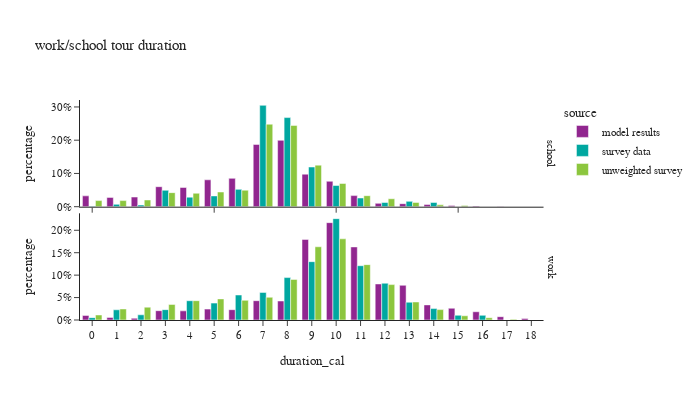

The code cell stored with this chart in its notebook:
### Code cell
ws_tour_data['duration_cal'] = ws_tour_data['end'] - ws_tour_data['start']

df_plot = ws_tour_data.groupby(['source','tour_type','duration_cal'])[['tour_weight']].sum().reset_index()
df_plot['percentage'] = df_plot.groupby(['tour_type','source'], group_keys=False)['tour_weight']. \
    apply(lambda x: x / float(x.sum()))

fig = px.bar(df_plot, x="duration_cal", y="percentage", color="source",barmode="group",
             facet_row='tour_type',
             title="work/school tour duration")
fig.for_each_annotation(lambda a: a.update(text = a.text.split("=")[-1]))
fig.update_layout(height=400, width=700, font=dict(size=11), yaxis1=dict(tickformat=".0%"), yaxis2=dict(tickformat=".0%", matches=None), xaxis=dict(dtick="1"))
fig.show()

### Figure 1 — Plotly figure (JSON) as saved in the notebook; plotly's stock layout.template omitted (floating-point values rounded to 4 significant figures)
{"data": [{"alignmentgroup": "True", "hovertemplate": "source=model results<br>tour_type=school<br>duration_cal=%{x}<br>percentage=%{y}<extra></extra>", "legendgroup": "model results", "marker": {"color": "#91268F", "pattern": {"shape": ""}}, "name": "model results", "offsetgroup": "model results", "orientation": "v", "showlegend": true, "textposition": "auto", "type": "bar", "x": [0.0, 1.0, 2.0, 3.0, 4.0, 5.0, 6.0, 7.0, 8.0, 9.0, 10.0, 11.0, 12.0, 13.0, 14.0, 15.0, 16.0, 17.0, 18.0], "xaxis": "x2", "y": [0.03257, 0.028, 0.02901, 0.06018, 0.05788, 0.08089, 0.08524, 0.1874, 0.1996, 0.09785, 0.07647, 0.03333, 0.01004, 0.009165, 0.006391, 0.003831, 0.001802, 0.0003453, 1.774e-05], "yaxis": "y2"}, {"alignmentgroup": "True", "hovertemplate": "source=model results<br>tour_type=work<br>duration_cal=%{x}<br>percentage=%{y}<extra></extra>", "legendgroup": "model results", "marker": {"color": "#91268F", "pattern": {"shape": ""}}, "name": "model results", "offsetgroup": "model results", "orientation": "v", "showlegend": false, "textposition": "auto", "type": "bar", "x": [0.0, 1.0, 2.0, 3.0, 4.0, 5.0, 6.0, 7.0, 8.0, 9.0, 10.0, 11.0, 12.0, 13.0, 14.0, 15.0, 16.0, 17.0, 18.0], "xaxis": "x", "y": [0.01026, 0.005815, 0.003944, 0.02077, 0.02035, 0.02424, 0.023, 0.04305, 0.04233, 0.1797, 0.217, 0.1629, 0.08035, 0.07732, 0.03367, 0.02617, 0.01836, 0.00736, 0.003458], "yaxis": "y"}, {"alignmentgroup": "True", "hovertemplate": "source=survey data<br>tour_type=school<br>duration_cal=%{x}<br>percentage=%{y}<extra></extra>", "legendgroup": "survey data", "marker": {"color": "#00A7A0", "pattern": {"shape": ""}}, "name": "survey data", "offsetgroup": "survey data", "orientation": "v", "showlegend": true, "textposition": "auto", "type": "bar", "x": [0.0, 1.0, 2.0, 3.0, 4.0, 5.0, 6.0, 7.0, 8.0, 9.0, 10.0, 11.0, 12.0, 13.0, 14.0, 15.0], "xaxis": "x2", "y": [0.001484, 0.007092, 0.005002, 0.04933, 0.02866, 0.03245, 0.05216, 0.3049, 0.268, 0.1194, 0.06367, 0.02619, 0.01272, 0.01602, 0.01278, 0.0002127], "yaxis": "y2"}, {"alignmentgroup": "True", "hovertemplate": "source=survey data<br>tour_type=work<br>duration_cal=%{x}<br>percentage=%{y}<extra></extra>", "legendgroup": "survey data", "marker": {"color": "#00A7A0", "pattern": {"shape": ""}}, "name": "survey data", "offsetgroup": "survey data", "orientation": "v", "showlegend": false, "textposition": "auto", "type": "bar", "x": [0.0, 1.0, 2.0, 3.0, 4.0, 5.0, 6.0, 7.0, 8.0, 9.0, 10.0, 11.0, 12.0, 13.0, 14.0, 15.0, 16.0, 17.0], "xaxis": "x", "y": [0.005257, 0.02272, 0.01158, 0.02312, 0.04298, 0.03762, 0.05571, 0.06151, 0.09456, 0.13, 0.226, 0.121, 0.08197, 0.03961, 0.02542, 0.0105, 0.0104, 0.0001035], "yaxis": "y"}, {"alignmentgroup": "True", "hovertemplate": "source=unweighted survey<br>tour_type=school<br>duration_cal=%{x}<br>percentage=%{y}<extra></extra>", "legendgroup": "unweighted survey", "marker": {"color": "#8CC63E", "pattern": {"shape": ""}}, "name": "unweighted survey", "offsetgroup": "unweighted survey", "orientation": "v", "showlegend": true, "textposition": "auto", "type": "bar", "x": [0.0, 1.0, 2.0, 3.0, 4.0, 5.0, 6.0, 7.0, 8.0, 9.0, 10.0, 11.0, 12.0, 13.0, 14.0, 15.0], "xaxis": "x2", "y": [0.01838, 0.01838, 0.02022, 0.04228, 0.04044, 0.04412, 0.04963, 0.2482, 0.2445, 0.125, 0.06985, 0.03309, 0.0239, 0.01287, 0.005515, 0.003676], "yaxis": "y2"}, {"alignmentgroup": "True", "hovertemplate": "source=unweighted survey<br>tour_type=work<br>duration_cal=%{x}<br>percentage=%{y}<extra></extra>", "legendgroup": "unweighted survey", "marker": {"color": "#8CC63E", "pattern": {"shape": ""}}, "name": "unweighted survey", "offsetgroup": "unweighted survey", "orientation": "v", "showlegend": false, "textposition": "auto", "type": "bar", "x": [0.0, 1.0, 2.0, 3.0, 4.0, 5.0, 6.0, 7.0, 8.0, 9.0, 10.0, 11.0, 12.0, 13.0, 14.0, 15.0, 16.0, 17.0], "xaxis": "x", "y": [0.01122, 0.02461, 0.02859, 0.03474, 0.04307, 0.04705, 0.04379, 0.05067, 0.09048, 0.1632, 0.181, 0.1234, 0.0789, 0.04017, 0.02316, 0.00941, 0.005067, 0.001448], "yaxis": "y"}], "layout": {"annotations": [{"font": {}, "showarrow": false, "text": "work", "textangle": 90, "x": 0.98, "xanchor": "left", "xref": "paper", "y": 0.2425, "yanchor": "middle", "yref": "paper"}, {"font": {}, "showarrow": false, "text": "school", "textangle": 90, "x": 0.98, "xanchor": "left", "xref": "paper", "y": 0.7575, "yanchor": "middle", "yref": "paper"}], "barmode": "group", "font": {"size": 11}, "height": 400, "legend": {"title": {"text": "source"}, "tracegroupgap": 0}, "title": {"text": "work/school tour duration"}, "width": 700, "xaxis": {"anchor": "y", "domain": [0.0, 0.98], "dtick": "1", "title": {"text": "duration_cal"}}, "xaxis2": {"anchor": "y2", "domain": [0.0, 0.98], "matches": "x", "showticklabels": false}, "yaxis": {"anchor": "x", "domain": [0.0, 0.485], "tickformat": ".0%", "title": {"text": "percentage"}}, "yaxis2": {"anchor": "x2", "domain": [0.515, 1.0], "tickformat": ".0%", "title": {"text": "percentage"}}}}
